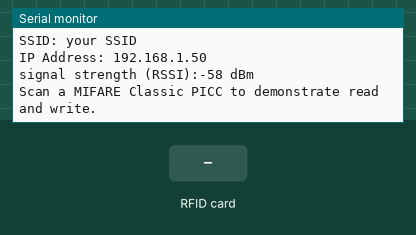
Recording of a sketch running on a simulated ESP8266 (NodeMCU). Parts: the last lines printed to the serial monitor. Inputs (shaded band) come from the test bench. WiFi joins after 1.5 s; servers stay silent unless stated; uploads are accepted with an empty reply.

Above: at 2.7 s.
2.8 s: RFID card 5E 7A 19 C4 held to the reader
At 3.9 s:
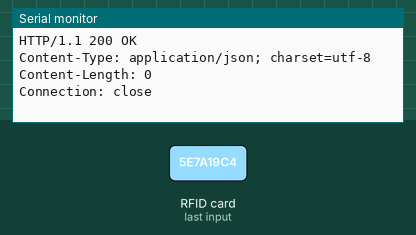
At 4.9 s:
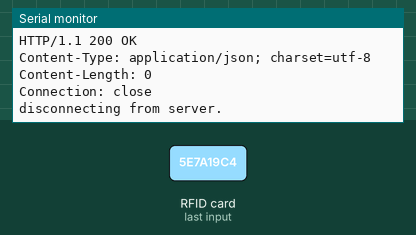

The sketch:

esp826612e-rfid-working-prototype.ino
```cpp
/**
 * ----------------------------------------------------------------------------
 * This sketch is an RFID checkin station.
 * Built with the ESP8266-12-E WiFi module and
 * an RC522A breakout board.
 *
 * Requires the MFRC522 library: https://github.com/miguelbalboa/rfid
 *
 * Install and configure arduino IDE: https://github.com/esp8266/Arduino
 *
 * NOTE: The library file MFRC522.h has a lot of useful info. Please read it.
 *
 * Released into the public domain.
 *
 *
 *
 * pin layout used:
 * -----------------------------------------
 *             MFRC522        ESP8266-12-E
 *             Reader/PCD
 * Signal      Pin            GPIO Pin
 * -----------------------------------------
 * RST/Reset   RST            4
 * SPI SS      SDA(SS)        15
 * SPI MOSI    MOSI           13
 * SPI MISO    MISO           12
 * SPI SCK     SCK            14
 *
 */

#include <ESP8266WiFi.h>
#include <SPI.h>
#include <MFRC522.h>

// RC522A RFID reader SPI pins
// ESP8266-12E MOSI      GPIO13
// ESP8266-12E MISO      GPIO12
// ESP8266-12E CLK       GPIO14
const int RST_PIN =     4;           // Configurable, see typical pin layout above
const int SS_PIN  =     15;          // Configurable, see typical pin layout above

MFRC522 mfrc522(SS_PIN, RST_PIN);   // Create MFRC522 instance.

const char* ssid = "your SSID";
const char* password = "your password";
const int httpServerPort = 80;
int status = WL_IDLE_STATUS;

//const char* host = "data.sparkfun.com";  // use DNS to resolve IP address of server
const char* host = "192.168.1.118"; // do not use DNS to resolve IP address of server
const char* streamId   = "....................";
const char* privateKey = "....................";
String url = "/input/";

void setup() {
  Serial.begin(115200); // Initialize serial communications with the PC
  while (!Serial);    // Do nothing if no serial port is opened (added for Arduinos based on ATMEGA32U4)
  SPI.begin();        // Init SPI bus
  mfrc522.PCD_Init(); // Init MFRC522 card

  Serial.println();
  Serial.print("Connecting to ");
  Serial.println(ssid);

  WiFi.begin(ssid, password);

  while (WiFi.status() != WL_CONNECTED) {
    delay(500);
    Serial.print(".");
  }
  Serial.println();
  Serial.println("WiFi connected");

  printWifiStatus();

  Serial.println();
  Serial.println(F("Scan a MIFARE Classic PICC to demonstrate read and write."));
}

void loop() {

  // Look for new cards
  if ( ! mfrc522.PICC_IsNewCardPresent()) {
    //Serial.println(F("No card detected."));
    return;
  }

  // Select one of the cards
  if ( !mfrc522.PICC_ReadCardSerial()) {
    Serial.println(F("readCardSerial failed."));
    return;
  }

  // Show some details of the PICC (that is: the tag/card)
  Serial.print(F("Card UID:"));
  dump_byte_array(mfrc522.uid.uidByte, mfrc522.uid.size);
  Serial.println();
  Serial.print(F("PICC type: "));
  byte piccType = mfrc522.PICC_GetType(mfrc522.uid.sak);
  Serial.println(mfrc522.PICC_GetTypeName(piccType));

  // Check for compatibility
  if (    piccType != MFRC522::PICC_TYPE_MIFARE_MINI
          &&  piccType != MFRC522::PICC_TYPE_MIFARE_1K
          &&  piccType != MFRC522::PICC_TYPE_MIFARE_4K) {
    Serial.println(F("This Checkin Station only works with MIFARE Classic cards."));
    return;
  }

  WiFiClient client;

/*****************************************************************************

Send request to server

*****************************************************************************/
  Serial.println("\nStarting connection to server...");
  // Initialize the Ethernet client library
  // with the IP address and port of the server
  // that you want to connect to (port 80 is default for HTTP):
  if (!client.connect(host, httpServerPort)) {
    Serial.println("connection failed");
    return;
  }

  // We now create a URI for the request
  url += streamId;
  url += "?private_key=";
  url += privateKey;
  url += "&value=123";
  //url += value;

  Serial.print("Requesting URL: ");
  Serial.println(url);

  // This will send the request to the server
  client.print(String("GET ") + url + " HTTP/1.1\r\n" +
               "Host: " + host + "\r\n" +
               "Connection: close\r\n\r\n");
  delay(10);

 /*
  // if you get a connection, report back via serial:
  if (client.connect(server, httpServerPort)) {
    Serial.println("connected to server");
    // Make a HTTP request:
    client.println("GET / HTTP/1.1");
    client.println("Host: www.google.com");
    client.println("Connection: close");
    client.println();
  }
*/

/*****************************************************************************

Receive response from server

*****************************************************************************/

  // if there are incoming bytes available
  // from the server, read them and print them:
  while (client.available()) {
    /*
    // char reads:
    char c = client.read();
    Serial.write(c);
    */

    // String reads:
    String line = client.readStringUntil('\r');
    Serial.print(line);

  }

  // if the server's disconnected, stop the client:
  if (!client.connected()) {
    Serial.println();
    Serial.println("disconnecting from server.");
    client.stop();
  }

  delay(3000);

}

/**
 * Helper routine to dump a byte array as hex values to Serial.
 */
void dump_byte_array(byte *buffer, byte bufferSize) {
  for (byte i = 0; i < bufferSize; i++) {
    Serial.print(buffer[i] < 0x10 ? " 0" : " ");
    Serial.print(buffer[i], HEX);
  }
}

void printWifiStatus() {
  // print the SSID of the network you're attached to:
  Serial.print("SSID: ");
  Serial.println(WiFi.SSID());

  // print your WiFi shield's IP address:
  IPAddress ip = WiFi.localIP();
  Serial.print("IP Address: ");
  Serial.println(ip);

  // print the received signal strength:
  long rssi = WiFi.RSSI();
  Serial.print("signal strength (RSSI):");
  Serial.print(rssi);
  Serial.println(" dBm");
}
```

Measured:
- after the input at 2.8 s, the serial monitor: prints a new line at once (image 1)
